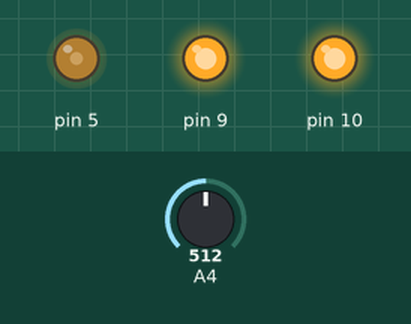
A sketch run on a simulated Arduino Leonardo, built with avr-gcc and run on an emulated ATmega32U4. Shown: output pins drawn as LEDs (lit = HIGH). The test bench sets the inputs (shaded band); at power-on: A4 = 512. What the sketch prints to the serial monitor is not drawn.

Above: at 1.2 s.
1.3 s: A4 set to 306
At 2.1 s:
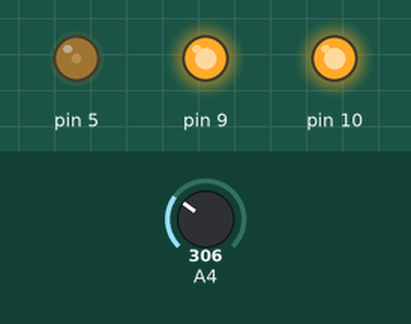
2.8 s: A4 set to 0
At 3.2 s:
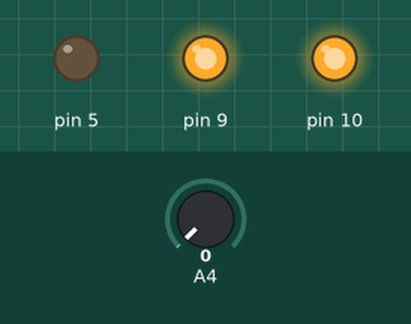
4.3 s: A4 set to 4
7.3 s: A4 set to 7
At 7.9 s:
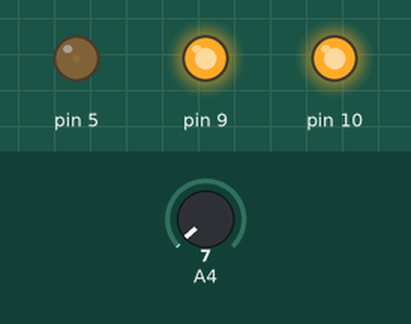
10.3 s: A4 set to 900
At 11.3 s:
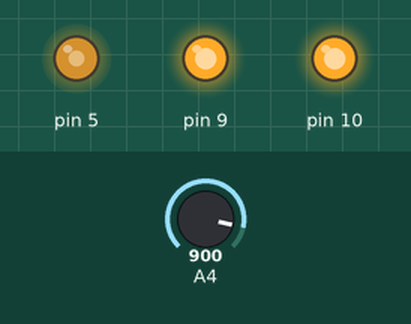
Timing chart, 0 to 12.8 s (numbered marks = the images above; inputs shaded):
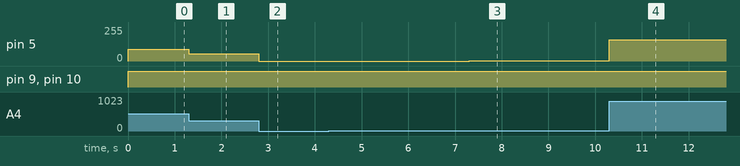

The sketch:

06-colour-picker.ino
```cpp
/*
How to use:
In its initial state, the LED shines the colour which is stored
in memory (default is white). If you hold down the bottom button
it will readjust the intensity of the red light accordingly with
the position of the slider (with far-right being 0). Holding the
left does the same for the green, and top for the blue. When the
right button is pushed, the light turns off. Do not look directly
at the light, as it can be bright. Instead use a piece of paper
to help diffuse it.

MadMaker 2015
*/

#include <Esplora.h>

// What State are we in. 0 for playback, 1 for write.
int state = 0;

boolean upSwitchWasPress = false;
boolean leftSwitchWasPress = false;
boolean rightSwitchWasPress = false;

// start off with white value
int red = 255;
int green = 255;
int blue =255;

void setup() {
  Serial.begin(9600);
}

void loop() {
  detectState();
  showColour();
  offColour();
  printColour();
}

void printColour(){ //prints the colour stored to the Serial Monitor
  Serial.print("RGB:");
  Serial.print(red);
  Serial.print(",");
  Serial.print(green);
  Serial.print(",");
  Serial.println(blue);
}
void showColour(){
  if (state==0){
    Esplora.writeRGB(red,green,blue);
  }
    int sliderPosition = Esplora.readSlider();
    byte brightness = map(sliderPosition, 0, 1024, 0, 180);
      if (Esplora.readButton(SWITCH_DOWN) == LOW) {
        red = brightness;
        Esplora.writeRGB(red,green,blue);
      }
      else if(Esplora.readButton(SWITCH_LEFT) == LOW){
        green = brightness;
        Esplora.writeRGB(red,green,blue);
      }
      else if(Esplora.readButton(SWITCH_UP) == LOW){
        blue = brightness;
        Esplora.writeRGB(red,green,blue);
      }
  }


void offColour(){
  if (state==1){
        Esplora.writeRGB(0,0,0);

  }
}

/*
 * Detect State
 */
void detectState() {
  // Change State
  // Edge Detection Switch Up
  boolean rightSwitch;
  int rightSwitchPress = Esplora.readButton(SWITCH_RIGHT) == LOW;
  rightSwitch = rightSwitchWasPress && !rightSwitchPress;
  rightSwitchWasPress = rightSwitchPress;

  if (rightSwitch) {
    state = state == 1 ? 0 : state + 1;
  }

  if (state == 0) {
    // Remove Mode
    Esplora.writeRGB(red, green, blue);
  } else  {
    // Add Mode
    Esplora.writeRGB(0, 0, 0);
  }
}
```

Measured:
- after the input at 1.3 s, pin 5: 90/255 → 53/255 at once
- after the input at 2.8 s, pin 5: 53/255 → 0/255 at once
- after the input at 7.3 s, pin 5: 0/255 → 1/255 at once
- after the input at 10.3 s, pin 5: 1/255 → 158/255 at once
